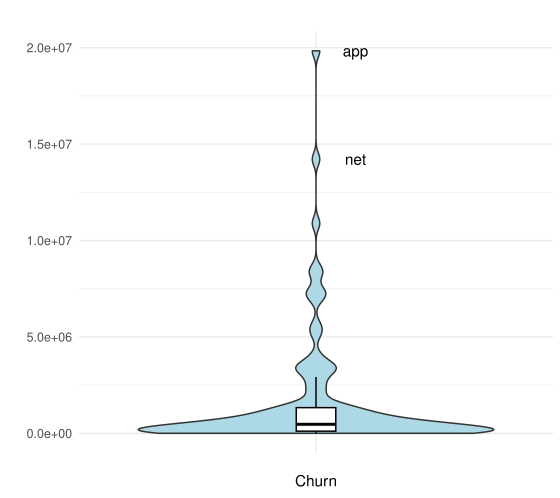

This chart was generated by the following R code:
library(ggplot2)
p <- ggplot(data = NULL, aes(x = "", y = dCompCh$churn)) +
     geom_violin(scale = "width", fill = "lightblue") +
     geom_boxplot(width = 0.1, fill = "white", color = "black", outlier.shape = NA) +
     theme_minimal() +
     labs(x = "Churn", y = "") +
     ggtitle("")
p <- p + geom_text(aes(label = ifelse(dCompCh$churn == max(dCompCh$churn), as.character("app"), "")), vjust = 0.5, nudge_x = 0.10)
p <- p + geom_text(aes(label = ifelse(dCompCh$churn == 14217829, as.character("net"), "")), vjust = 0.5, nudge_x = 0.10)
p <- p + geom_text(aes(label = ifelse(dCompCh$churn == 10883927, as.character("tools"), "")), vjust = 0.5, nudge_x = 0.10)
#p <- p + geom_text(aes(label = ifelse(dCompCh$churn == 10342872, as.character("library"), "")), vjust = 0.5, nudge_x = 0.10)
#p <- p + geom_text(aes(label = ifelse(dCompCh$churn == 9634995, as.character("data"), "")), vjust = 0.5, nudge_x = 0.10)
#p <- p + geom_text(aes(label = ifelse(dCompCh$churn == 8567968, as.character("base"), "")), vjust = 0.5, nudge_x = 0.10)
#p <- p + geom_text(aes(label = ifelse(dCompCh$churn == 6754208, as.character("layout"), "")), vjust = 0.5, nudge_x = 0.10)
